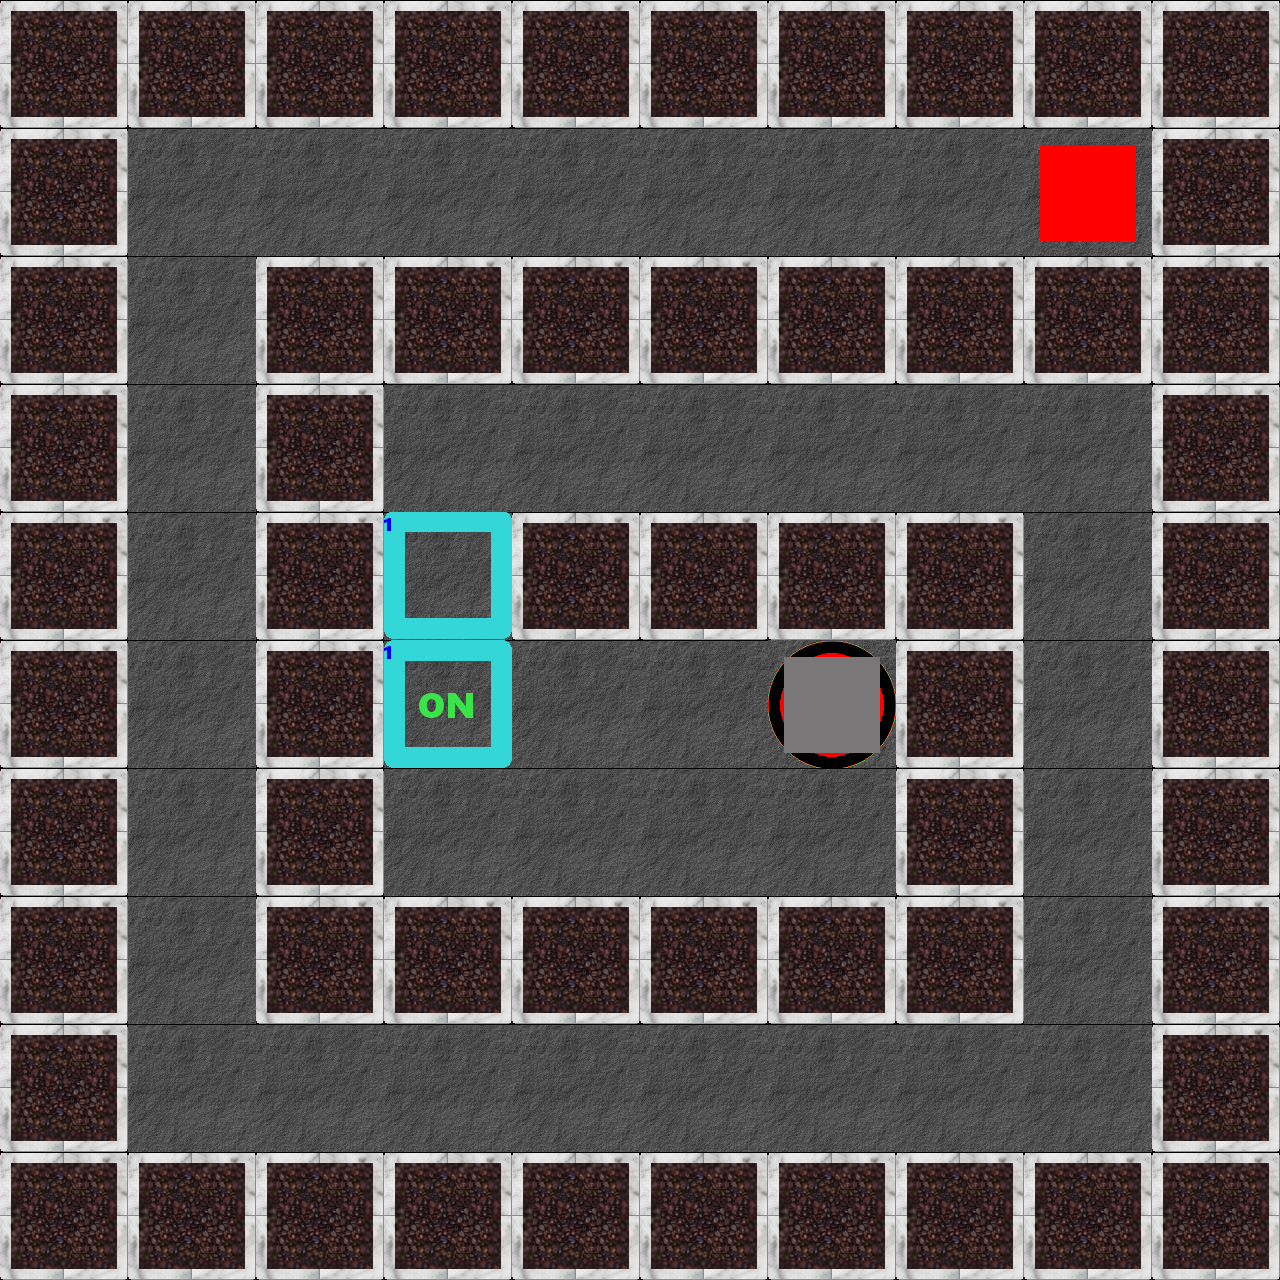

Below is a game level as drawn by its tile map, then a one-line description and the .tmx file that defines it, in full:
An orthogonal 10x10 tile map with 128x128 px tiles, 2 tile layers (tiles, blocks).

<map version="1.0" orientation="orthogonal" width="10" height="10" tilewidth="128" tileheight="128">
 <properties>
  <property name="minMoves" value="100" />
 </properties>
 <tileset firstgid="1" name="blocks&amp;tiles" tilewidth="128" tileheight="128">
  <image source="../img/tiles_blocks.png" width="512" height="1024" />
 </tileset>
 <layer name="tiles" width="10" height="10">
  <data>
   <tile gid="3" />
   <tile gid="3" />
   <tile gid="3" />
   <tile gid="3" />
   <tile gid="3" />
   <tile gid="3" />
   <tile gid="3" />
   <tile gid="3" />
   <tile gid="3" />
   <tile gid="3" />
   <tile gid="3" />
   <tile gid="2" />
   <tile gid="2" />
   <tile gid="2" />
   <tile gid="2" />
   <tile gid="2" />
   <tile gid="2" />
   <tile gid="2" />
   <tile gid="2" />
   <tile gid="3" />
   <tile gid="3" />
   <tile gid="2" />
   <tile gid="3" />
   <tile gid="3" />
   <tile gid="3" />
   <tile gid="3" />
   <tile gid="3" />
   <tile gid="3" />
   <tile gid="3" />
   <tile gid="3" />
   <tile gid="3" />
   <tile gid="2" />
   <tile gid="3" />
   <tile gid="2" />
   <tile gid="2" />
   <tile gid="2" />
   <tile gid="2" />
   <tile gid="2" />
   <tile gid="2" />
   <tile gid="3" />
   <tile gid="3" />
   <tile gid="2" />
   <tile gid="3" />
   <tile gid="27" />
   <tile gid="3" />
   <tile gid="3" />
   <tile gid="3" />
   <tile gid="3" />
   <tile gid="2" />
   <tile gid="3" />
   <tile gid="3" />
   <tile gid="2" />
   <tile gid="3" />
   <tile gid="25" />
   <tile gid="2" />
   <tile gid="2" />
   <tile gid="9" />
   <tile gid="3" />
   <tile gid="2" />
   <tile gid="3" />
   <tile gid="3" />
   <tile gid="2" />
   <tile gid="3" />
   <tile gid="2" />
   <tile gid="2" />
   <tile gid="2" />
   <tile gid="2" />
   <tile gid="3" />
   <tile gid="2" />
   <tile gid="3" />
   <tile gid="3" />
   <tile gid="2" />
   <tile gid="3" />
   <tile gid="3" />
   <tile gid="3" />
   <tile gid="3" />
   <tile gid="3" />
   <tile gid="3" />
   <tile gid="2" />
   <tile gid="3" />
   <tile gid="3" />
   <tile gid="2" />
   <tile gid="2" />
   <tile gid="2" />
   <tile gid="2" />
   <tile gid="2" />
   <tile gid="2" />
   <tile gid="2" />
   <tile gid="2" />
   <tile gid="3" />
   <tile gid="3" />
   <tile gid="3" />
   <tile gid="3" />
   <tile gid="3" />
   <tile gid="3" />
   <tile gid="3" />
   <tile gid="3" />
   <tile gid="3" />
   <tile gid="3" />
   <tile gid="3" />
  </data>
 </layer>
 <layer name="blocks" width="10" height="10">
  <data>
   <tile gid="0" />
   <tile gid="0" />
   <tile gid="0" />
   <tile gid="0" />
   <tile gid="0" />
   <tile gid="0" />
   <tile gid="0" />
   <tile gid="0" />
   <tile gid="0" />
   <tile gid="0" />
   <tile gid="0" />
   <tile gid="0" />
   <tile gid="0" />
   <tile gid="0" />
   <tile gid="0" />
   <tile gid="0" />
   <tile gid="0" />
   <tile gid="0" />
   <tile gid="13" />
   <tile gid="0" />
   <tile gid="0" />
   <tile gid="0" />
   <tile gid="0" />
   <tile gid="0" />
   <tile gid="0" />
   <tile gid="0" />
   <tile gid="0" />
   <tile gid="0" />
   <tile gid="0" />
   <tile gid="0" />
   <tile gid="0" />
   <tile gid="0" />
   <tile gid="0" />
   <tile gid="0" />
   <tile gid="0" />
   <tile gid="0" />
   <tile gid="0" />
   <tile gid="0" />
   <tile gid="0" />
   <tile gid="0" />
   <tile gid="0" />
   <tile gid="0" />
   <tile gid="0" />
   <tile gid="0" />
   <tile gid="0" />
   <tile gid="0" />
   <tile gid="0" />
   <tile gid="0" />
   <tile gid="0" />
   <tile gid="0" />
   <tile gid="0" />
   <tile gid="0" />
   <tile gid="0" />
   <tile gid="0" />
   <tile gid="0" />
   <tile gid="0" />
   <tile gid="16" />
   <tile gid="0" />
   <tile gid="0" />
   <tile gid="0" />
   <tile gid="0" />
   <tile gid="0" />
   <tile gid="0" />
   <tile gid="0" />
   <tile gid="0" />
   <tile gid="0" />
   <tile gid="0" />
   <tile gid="0" />
   <tile gid="0" />
   <tile gid="0" />
   <tile gid="0" />
   <tile gid="0" />
   <tile gid="0" />
   <tile gid="0" />
   <tile gid="0" />
   <tile gid="0" />
   <tile gid="0" />
   <tile gid="0" />
   <tile gid="0" />
   <tile gid="0" />
   <tile gid="0" />
   <tile gid="0" />
   <tile gid="0" />
   <tile gid="0" />
   <tile gid="0" />
   <tile gid="0" />
   <tile gid="0" />
   <tile gid="0" />
   <tile gid="0" />
   <tile gid="0" />
   <tile gid="0" />
   <tile gid="0" />
   <tile gid="0" />
   <tile gid="0" />
   <tile gid="0" />
   <tile gid="0" />
   <tile gid="0" />
   <tile gid="0" />
   <tile gid="0" />
   <tile gid="0" />
  </data>
 </layer>
</map>
